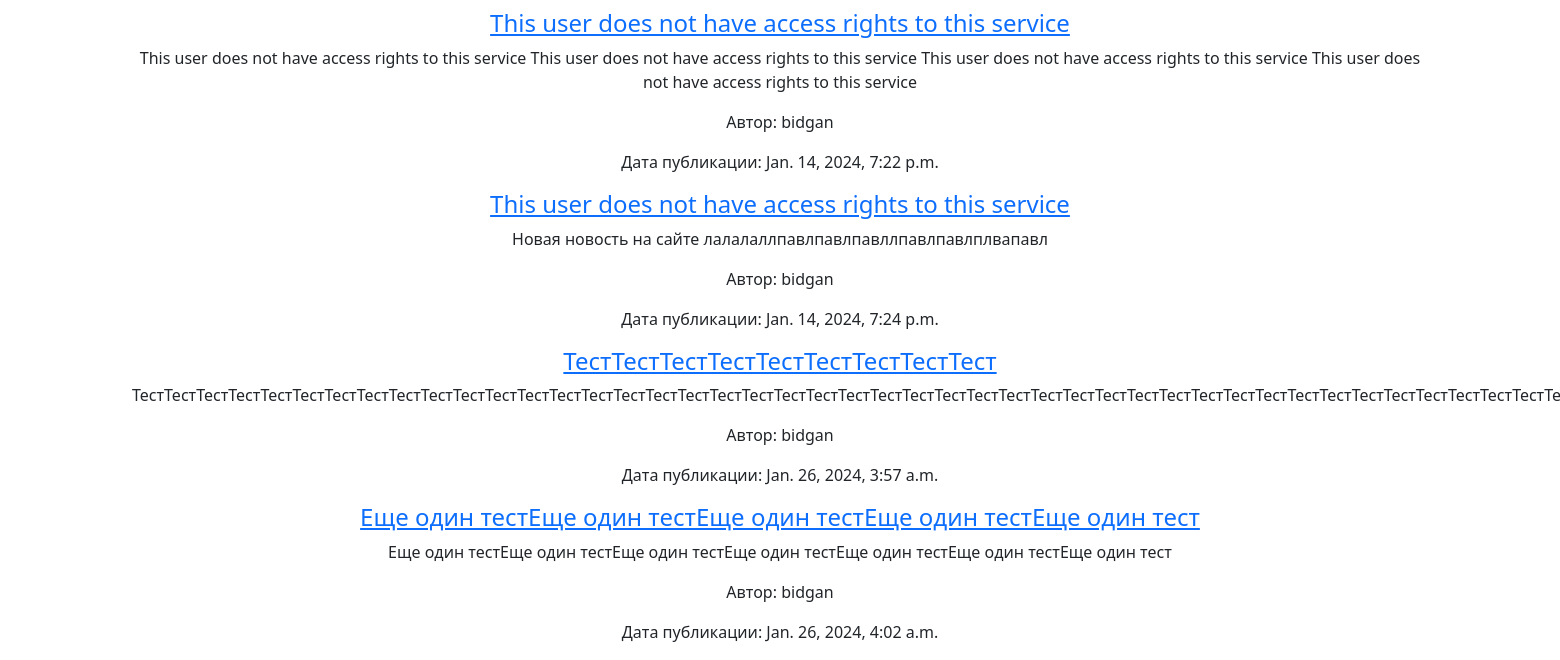
The app's page /home/news/search (lower part), older data.
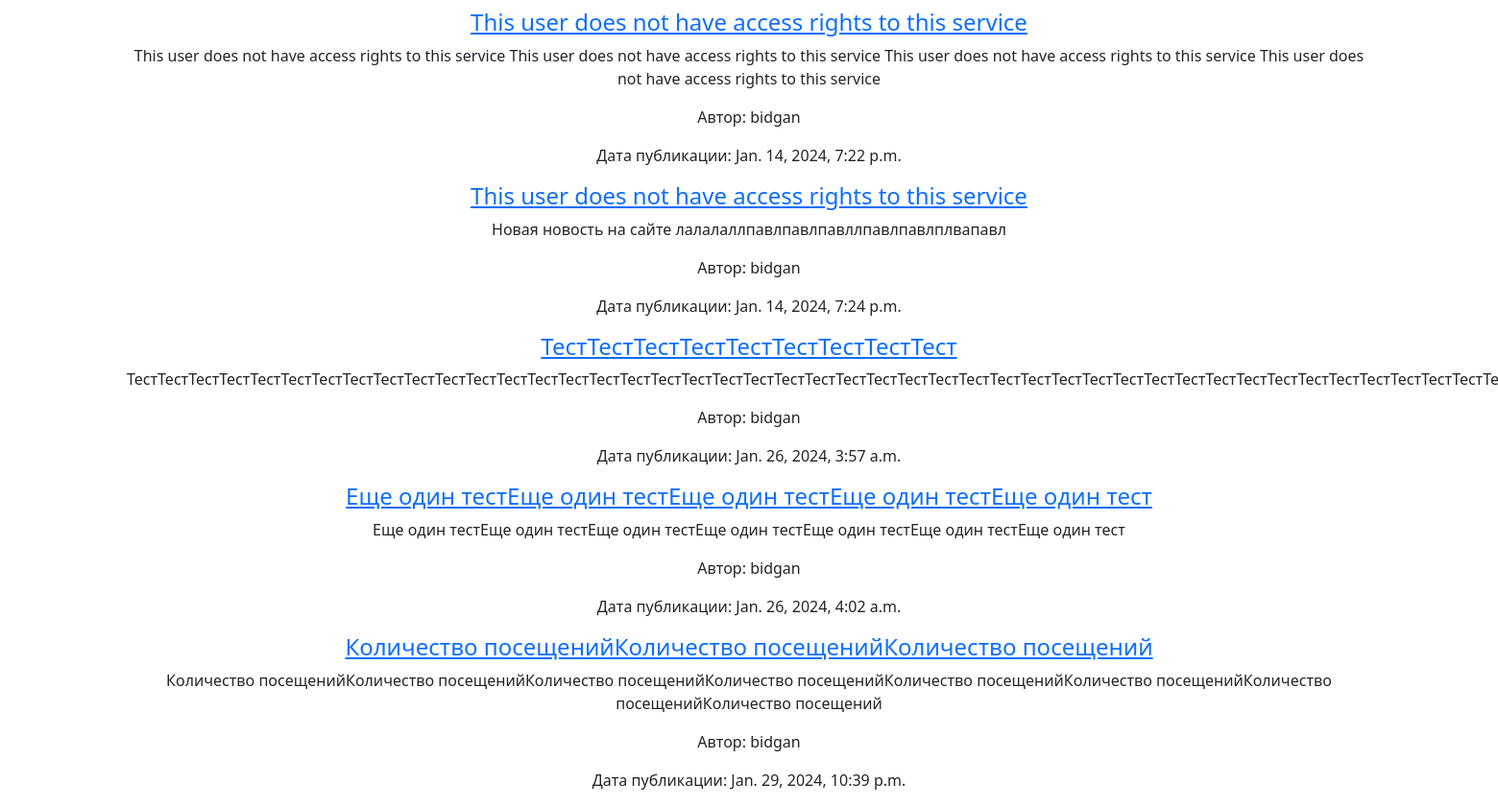
The same page, newer data.
### news/models.py (models this page shows, shortened)
class Post(models.Model):
    NEWS = 'NW'
    ARTICLE = 'AR'
    POST_TYPES = [
        (NEWS, 'News'),
        (ARTICLE, 'Article')
    ]
    author = models.ForeignKey(Author, on_delete=models.CASCADE)
    post_type = models.CharField(max_length=2, choices=POST_TYPES, default=ARTICLE)
    created_at = models.DateTimeField(auto_now_add=True)
    categories = models.ManyToManyField(Category, through='PostCategory')
    title = models.CharField(max_length=255, default='Default title', verbose_name='Заголовок')
    content = models.CharField(max_length=2048, default='default content', verbose_name='Контент')
    rating = models.IntegerField(default=0, validators=[MinValueValidator(0)])

class Author(models.Model):
    user = models.OneToOneField(User, on_delete=models.CASCADE, related_name='author')
    rating = models.IntegerField(default=0, validators=[MinValueValidator(0)])
    def __str__(self):
        return self.user.get_full_name() or self.user.username

### news/views.py (the view)
# urls.py: path('news/search', search_news, name='search_news'),
def search_news(request):
    news_list = Post.objects.all()
    news_filter = PostFilter(request.GET, queryset=news_list)
    return render(request, 'search.html', {'filter': news_filter})

### templates/search.html (shortened to what this page needs)
{% extends "flatpages/default.html" %}
{% block content %}
  {% for news in filter.qs %}
    <article>
      <h4><a href="{% url 'post_detail' pk=news.pk %}">{{ news.title }}</a></h4>
      <p>{{ news.content }}</p>
      <p>Автор: {{ news.author }}</p>
      <p>Дата публикации: {{ news.created_at }}</p>
    </article>
  {% empty %}
    <p>Новостей, удовлетворяющих критериям поиска, не найдено.</p>
  {% endfor %}
{% endblock %}

Row changes from the older to the newer data that the page shows:
added Post: title "Количество посещенийКоличество посещенийКоличество посещений", content "Количество посещенийКоличество посещенийКоличество посещенийКоличество посещенийКоличество посещенийКоличество посещенийКоличество посещенийКоличество посещений", author "bidgan", created_at "Jan. 29, 2024, 10:39 p.m."
